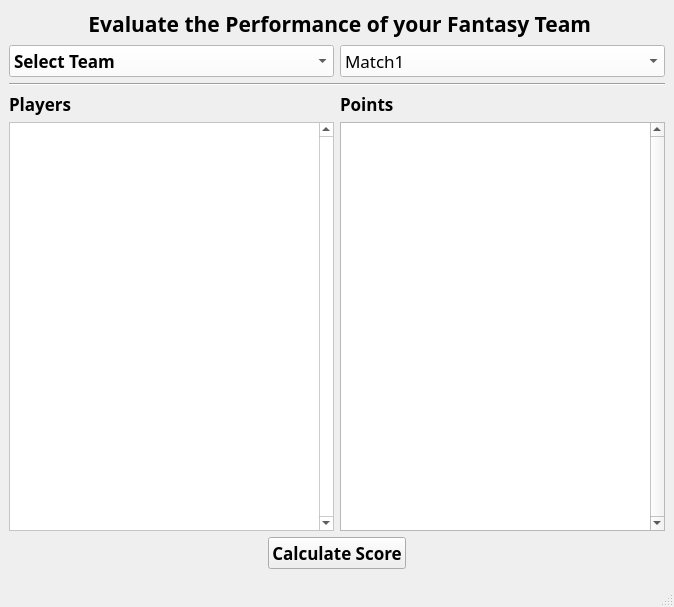
<?xml version="1.0" encoding="UTF-8"?>
<ui version="4.0">
 <class>MainWindow</class>
 <widget class="QMainWindow" name="MainWindow">
  <property name="geometry">
   <rect>
    <x>0</x>
    <y>0</y>
    <width>674</width>
    <height>607</height>
   </rect>
  </property>
  <property name="font">
   <font>
    <family>Traditional Arabic</family>
    <pointsize>13</pointsize>
    <weight>75</weight>
    <bold>true</bold>
   </font>
  </property>
  <property name="windowTitle">
   <string>Evaluate Score</string>
  </property>
  <property name="windowIcon">
   <iconset>
    <normaloff>icon.png</normaloff>icon.png</iconset>
  </property>
  <widget class="QWidget" name="centralwidget">
   <layout class="QGridLayout" name="gridLayout">
    <item row="0" column="0">
     <layout class="QHBoxLayout" name="horizontalLayout_3">
      <item>
       <widget class="QLabel" name="label">
        <property name="font">
         <font>
          <family>Traditional Arabic</family>
          <pointsize>16</pointsize>
          <weight>75</weight>
          <bold>true</bold>
         </font>
        </property>
        <property name="styleSheet">
         <string notr="true">rgb(231, 231, 231)</string>
        </property>
        <property name="text">
         <string> Evaluate the Performance of your Fantasy Team</string>
        </property>
        <property name="alignment">
         <set>Qt::AlignCenter</set>
        </property>
       </widget>
      </item>
     </layout>
    </item>
    <item row="1" column="0">
     <layout class="QHBoxLayout" name="horizontalLayout">
      <item>
       <widget class="QComboBox" name="selectteam_cb">
        <property name="font">
         <font>
          <family>Traditional Arabic</family>
          <pointsize>13</pointsize>
         </font>
        </property>
        <property name="styleSheet">
         <string notr="true">background-color:rgb(255, 255, 255);</string>
        </property>
        <property name="currentText">
         <string>Select Team</string>
        </property>
        <item>
         <property name="text">
          <string>Select Team</string>
         </property>
        </item>
       </widget>
      </item>
      <item>
       <widget class="QComboBox" name="selectmatch_cb">
        <property name="enabled">
         <bool>true</bool>
        </property>
        <property name="font">
         <font>
          <family>Traditional Arabic</family>
          <pointsize>13</pointsize>
          <weight>50</weight>
          <bold>false</bold>
         </font>
        </property>
        <property name="styleSheet">
         <string notr="true">background-color:rgb(255, 255, 255);</string>
        </property>
        <item>
         <property name="text">
          <string>Match1</string>
         </property>
        </item>
       </widget>
      </item>
     </layout>
    </item>
    <item row="2" column="0">
     <widget class="Line" name="line">
      <property name="styleSheet">
       <string notr="true"/>
      </property>
      <property name="orientation">
       <enum>Qt::Horizontal</enum>
      </property>
     </widget>
    </item>
    <item row="3" column="0">
     <layout class="QHBoxLayout" name="horizontalLayout_2">
      <item>
       <layout class="QVBoxLayout" name="verticalLayout_4">
        <item>
         <widget class="QLabel" name="label_3">
          <property name="font">
           <font>
            <family>Traditional Arabic</family>
            <pointsize>13</pointsize>
            <weight>75</weight>
            <bold>true</bold>
           </font>
          </property>
          <property name="styleSheet">
           <string notr="true">rgb(231, 231, 231)</string>
          </property>
          <property name="text">
           <string>Players</string>
          </property>
         </widget>
        </item>
        <item>
         <widget class="QListWidget" name="players_lw">
          <property name="palette">
           <palette>
            <active>
             <colorrole role="Button">
              <brush brushstyle="SolidPattern">
               <color alpha="255">
                <red>255</red>
                <green>255</green>
                <blue>255</blue>
               </color>
              </brush>
             </colorrole>
             <colorrole role="Base">
              <brush brushstyle="SolidPattern">
               <color alpha="255">
                <red>255</red>
                <green>255</green>
                <blue>255</blue>
               </color>
              </brush>
             </colorrole>
             <colorrole role="Window">
              <brush brushstyle="SolidPattern">
               <color alpha="255">
                <red>255</red>
                <green>255</green>
                <blue>255</blue>
               </color>
              </brush>
             </colorrole>
            </active>
            <inactive>
             <colorrole role="Button">
              <brush brushstyle="SolidPattern">
               <color alpha="255">
                <red>255</red>
                <green>255</green>
                <blue>255</blue>
               </color>
              </brush>
             </colorrole>
             <colorrole role="Base">
              <brush brushstyle="SolidPattern">
               <color alpha="255">
                <red>255</red>
                <green>255</green>
                <blue>255</blue>
               </color>
              </brush>
             </colorrole>
             <colorrole role="Window">
              <brush brushstyle="SolidPattern">
               <color alpha="255">
                <red>255</red>
                <green>255</green>
                <blue>255</blue>
               </color>
              </brush>
             </colorrole>
            </inactive>
            <disabled>
             <colorrole role="Button">
              <brush brushstyle="SolidPattern">
               <color alpha="255">
                <red>255</red>
                <green>255</green>
                <blue>255</blue>
               </color>
              </brush>
             </colorrole>
             <colorrole role="Base">
              <brush brushstyle="SolidPattern">
               <color alpha="255">
                <red>255</red>
                <green>255</green>
                <blue>255</blue>
               </color>
              </brush>
             </colorrole>
             <colorrole role="Window">
              <brush brushstyle="SolidPattern">
               <color alpha="255">
                <red>255</red>
                <green>255</green>
                <blue>255</blue>
               </color>
              </brush>
             </colorrole>
            </disabled>
           </palette>
          </property>
          <property name="font">
           <font>
            <family>Traditional Arabic</family>
            <pointsize>13</pointsize>
            <weight>75</weight>
            <bold>true</bold>
           </font>
          </property>
          <property name="styleSheet">
           <string notr="true"/>
          </property>
          <property name="verticalScrollBarPolicy">
           <enum>Qt::ScrollBarAlwaysOn</enum>
          </property>
          <property name="selectionMode">
           <enum>QAbstractItemView::NoSelection</enum>
          </property>
         </widget>
        </item>
       </layout>
      </item>
      <item>
       <layout class="QVBoxLayout" name="verticalLayout_3">
        <item>
         <widget class="QLabel" name="label_2">
          <property name="font">
           <font>
            <family>Traditional Arabic</family>
            <pointsize>13</pointsize>
            <weight>75</weight>
            <bold>true</bold>
           </font>
          </property>
          <property name="styleSheet">
           <string notr="true">rgb(231, 231, 231)</string>
          </property>
          <property name="text">
           <string>Points</string>
          </property>
         </widget>
        </item>
        <item>
         <widget class="QListWidget" name="scores_lw">
          <property name="font">
           <font>
            <family>Traditional Arabic</family>
            <pointsize>13</pointsize>
            <weight>75</weight>
            <bold>true</bold>
           </font>
          </property>
          <property name="styleSheet">
           <string notr="true"/>
          </property>
          <property name="verticalScrollBarPolicy">
           <enum>Qt::ScrollBarAlwaysOn</enum>
          </property>
          <property name="defaultDropAction">
           <enum>Qt::IgnoreAction</enum>
          </property>
          <property name="selectionMode">
           <enum>QAbstractItemView::NoSelection</enum>
          </property>
         </widget>
        </item>
       </layout>
      </item>
     </layout>
    </item>
    <item row="4" column="0">
     <layout class="QHBoxLayout" name="horizontalLayout_4">
      <item>
       <spacer name="horizontalSpacer">
        <property name="orientation">
         <enum>Qt::Horizontal</enum>
        </property>
        <property name="sizeHint" stdset="0">
         <size>
          <width>40</width>
          <height>20</height>
         </size>
        </property>
       </spacer>
      </item>
      <item>
       <widget class="QPushButton" name="calcscore_btn">
        <property name="enabled">
         <bool>true</bool>
        </property>
        <property name="font">
         <font>
          <family>Traditional Arabic</family>
          <pointsize>13</pointsize>
          <weight>75</weight>
          <bold>true</bold>
         </font>
        </property>
        <property name="cursor">
         <cursorShape>ArrowCursor</cursorShape>
        </property>
        <property name="statusTip">
         <string>calculating score</string>
        </property>
        <property name="styleSheet">
         <string notr="true"/>
        </property>
        <property name="text">
         <string>Calculate Score</string>
        </property>
        <property name="autoDefault">
         <bool>false</bool>
        </property>
       </widget>
      </item>
      <item>
       <spacer name="horizontalSpacer_2">
        <property name="orientation">
         <enum>Qt::Horizontal</enum>
        </property>
        <property name="sizeHint" stdset="0">
         <size>
          <width>40</width>
          <height>20</height>
         </size>
        </property>
       </spacer>
      </item>
     </layout>
    </item>
   </layout>
  </widget>
  <widget class="QMenuBar" name="menubar">
   <property name="geometry">
    <rect>
     <x>0</x>
     <y>0</y>
     <width>674</width>
     <height>21</height>
    </rect>
   </property>
  </widget>
  <widget class="QStatusBar" name="statusbar"/>
 </widget>
 <resources/>
 <connections/>
</ui>
